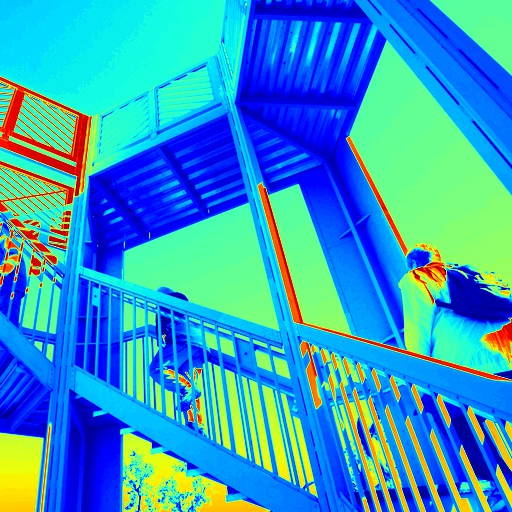
#> input picture hw2_data/ascent.jpg, 512 x 512 px
$ python ex5.py
#> lines starting #> are read from the running program, lines starting #| are printed output that depends on the picture
import cv2
import numpy as np
import copy
import scipy.io as sio

image = cv2.imread("./hw2_data/ascent.jpg", 0)
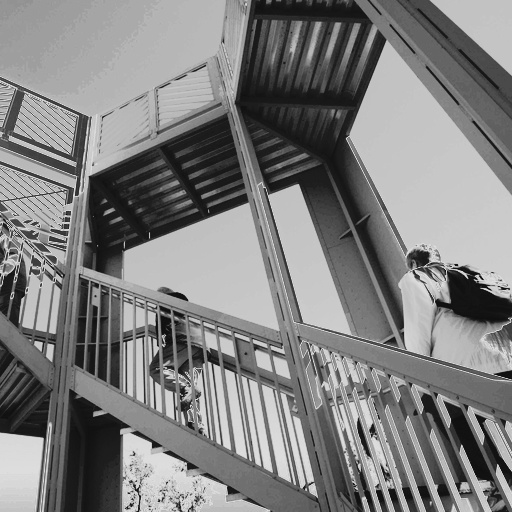
#> image: shape (512, 512); min 9, max 228, mean 127.8
cv2.imshow("Original", image)

hx1, hy0 = cv2.getDerivKernels(1,0,5)
hx0, hy1 = cv2.getDerivKernels(0,1,5)
x_filter = np.ones(shape=(5,5))
x_filter = x_filter*hx1
y_filter = np.ones(shape=(5,5))
hy1 = hy1.transpose()
y_filter = hy1*y_filter

def getDirectionalFilteredImage(image, theta):
    u = np.sin(theta)
    v = np.cos(theta)
    filter = u*x_filter + v*y_filter
    filteredImage = cv2.filter2D(image, -1, filter)
    return filteredImage, filter

angles = [0, 45, 60, 75, 90]
for angle in angles:
    filteredImage, filter = getDirectionalFilteredImage(image, angle)
    print("the " + str(angle) + " angle filter is: \n" + str(filter))
    cv2.imshow("angle " + str(angle) + "", filteredImage)
#> this loop made 5 passes
#> (printed output is left out)
#> pass 1, in getDirectionalFilteredImage, `filteredImage = cv2.filter2D(image, -1, filter)`:
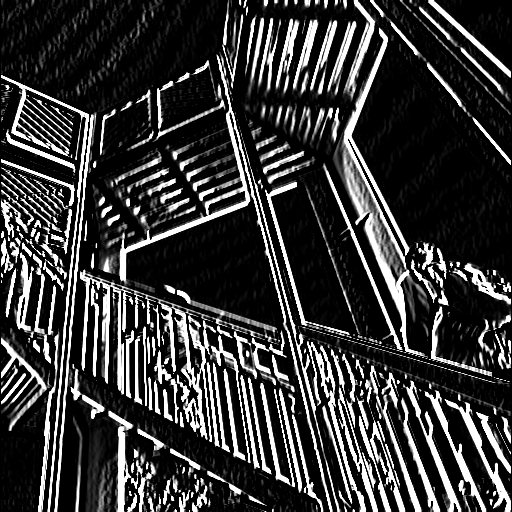
#> filteredImage: shape (512, 512); min 0, max 255, mean 55.8
#> pass 2, in getDirectionalFilteredImage (call 2), `filteredImage = cv2.filter2D(image, -1, filter)`:
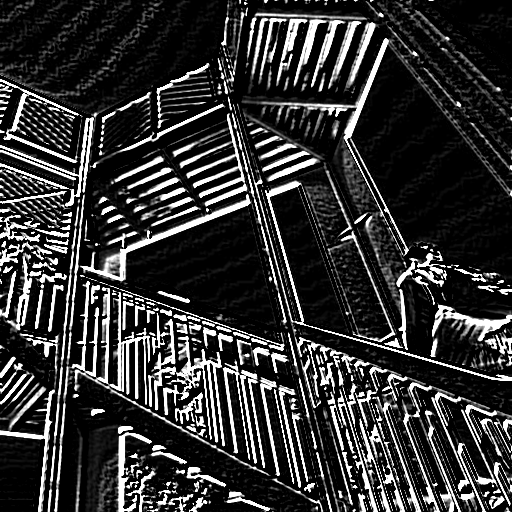
#> filteredImage: shape (512, 512); min 0, max 255, mean 51
#> pass 3, in getDirectionalFilteredImage (call 3), `filteredImage = cv2.filter2D(image, -1, filter)`:
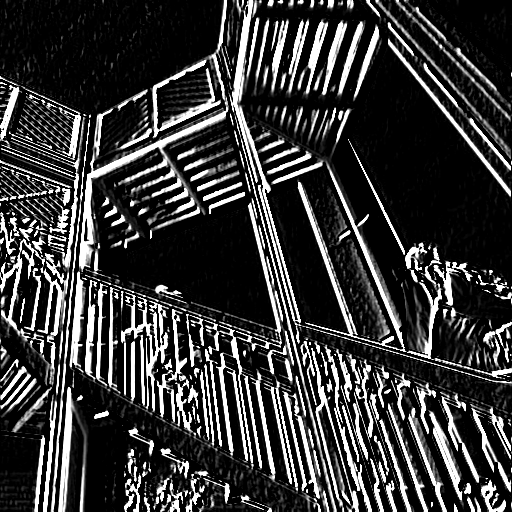
#> filteredImage: shape (512, 512); min 0, max 255, mean 56.3

cv2.waitKey()
cv2.destroyAllWindows()

$ run again, with hw2_data/mandrill.png saved as hw2_data/ascent.jpg
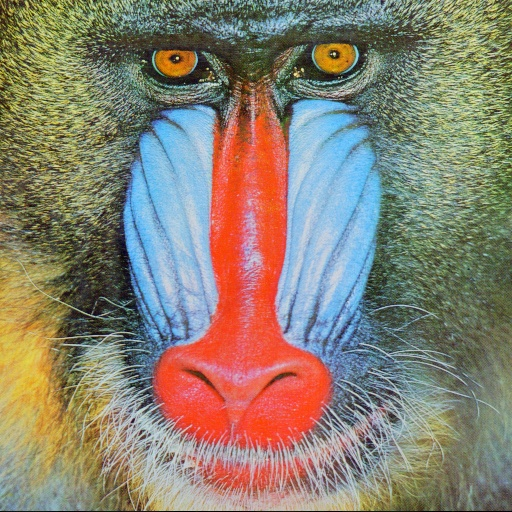
#> input picture hw2_data/mandrill.png, 512 x 512 px
#> `image = cv2.imread("./hw2_data/ascent.jpg", 0)`:
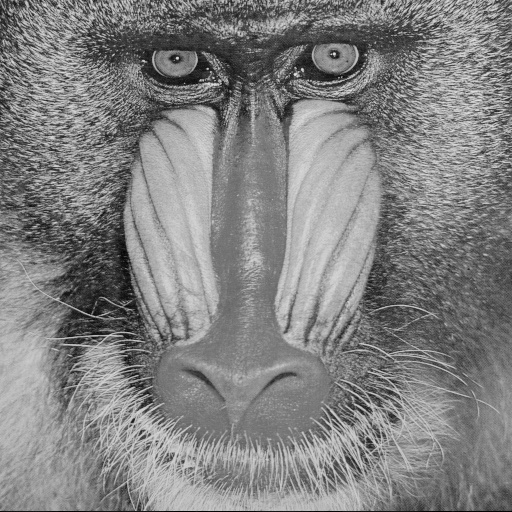
#> image: shape (512, 512); min 0, max 231, mean 129.6
#> the loop `for angle in angles:` made 5 passes
#> (printed output is left out)
#> pass 3, in getDirectionalFilteredImage (call 3), `filteredImage = cv2.filter2D(image, -1, filter)`:
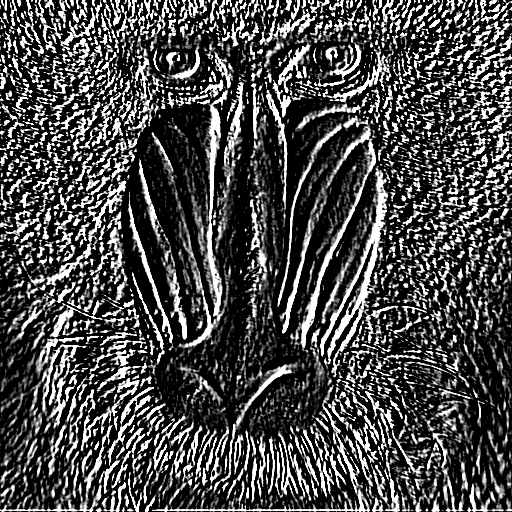
#> filteredImage: shape (512, 512); min 0, max 255, mean 73.7
